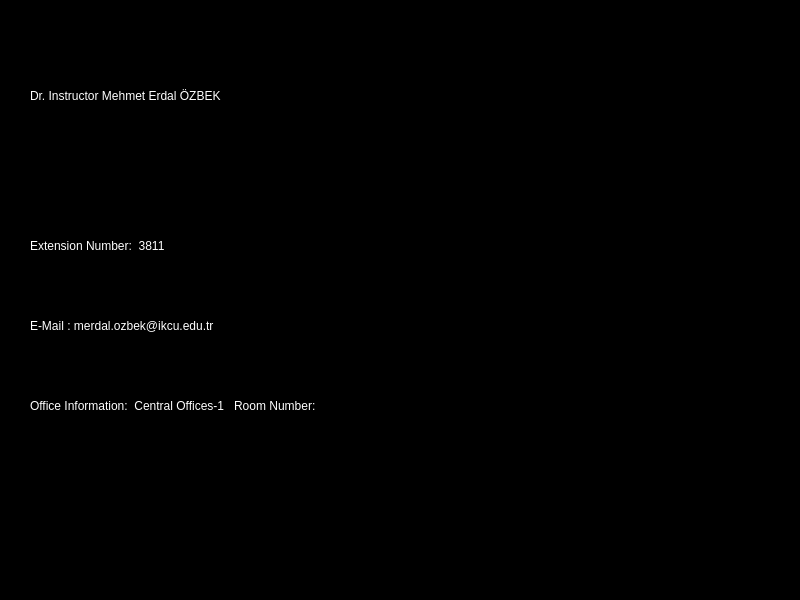
<?xml version="1.0" encoding="UTF-8"?>
<ui version="4.0">
 <class>Info_2</class>
 <widget class="QMainWindow" name="Info_2">
  <property name="geometry">
   <rect>
    <x>0</x>
    <y>0</y>
    <width>800</width>
    <height>600</height>
   </rect>
  </property>
  <property name="windowTitle">
   <string>MainWindow</string>
  </property>
  <property name="styleSheet">
   <string notr="true">background-color: rgb(0, 0, 0);</string>
  </property>
  <widget class="QWidget" name="centralwidget">
   <widget class="QLabel" name="label">
    <property name="geometry">
     <rect>
      <x>30</x>
      <y>60</y>
      <width>501</width>
      <height>71</height>
     </rect>
    </property>
    <property name="styleSheet">
     <string notr="true">font: 20pt &quot;MS Gothic&quot;;
color: rgb(255, 255, 255);</string>
    </property>
    <property name="text">
     <string>Dr. Instructor Mehmet Erdal ÖZBEK</string>
    </property>
   </widget>
   <widget class="QLabel" name="label_3">
    <property name="geometry">
     <rect>
      <x>30</x>
      <y>210</y>
      <width>501</width>
      <height>71</height>
     </rect>
    </property>
    <property name="styleSheet">
     <string notr="true">
font: 12pt &quot;MS Gothic&quot;;
color: rgb(255, 255, 255);</string>
    </property>
    <property name="text">
     <string>Extension Number:  3811</string>
    </property>
   </widget>
   <widget class="QLabel" name="label_4">
    <property name="geometry">
     <rect>
      <x>30</x>
      <y>290</y>
      <width>501</width>
      <height>71</height>
     </rect>
    </property>
    <property name="styleSheet">
     <string notr="true">font: 12pt &quot;MS Gothic&quot;;
color: rgb(255, 255, 255);</string>
    </property>
    <property name="text">
     <string>E-Mail : merdal.ozbek@ikcu.edu.tr</string>
    </property>
   </widget>
   <widget class="QLabel" name="label_5">
    <property name="geometry">
     <rect>
      <x>30</x>
      <y>370</y>
      <width>501</width>
      <height>71</height>
     </rect>
    </property>
    <property name="styleSheet">
     <string notr="true">font: 12pt &quot;MS Gothic&quot;;
color: rgb(255, 255, 255);</string>
    </property>
    <property name="text">
     <string>Office Information:  Central Offices-1   Room Number: </string>
    </property>
   </widget>
   <widget class="QLabel" name="label_2">
    <property name="geometry">
     <rect>
      <x>580</x>
      <y>50</y>
      <width>121</width>
      <height>171</height>
     </rect>
    </property>
    <property name="styleSheet">
     <string notr="true">border-image: url(:/resim/b.png);</string>
    </property>
    <property name="text">
     <string/>
    </property>
   </widget>
  </widget>
 </widget>
 <resources>
  <include location="resims.qrc"/>
 </resources>
 <connections/>
</ui>
